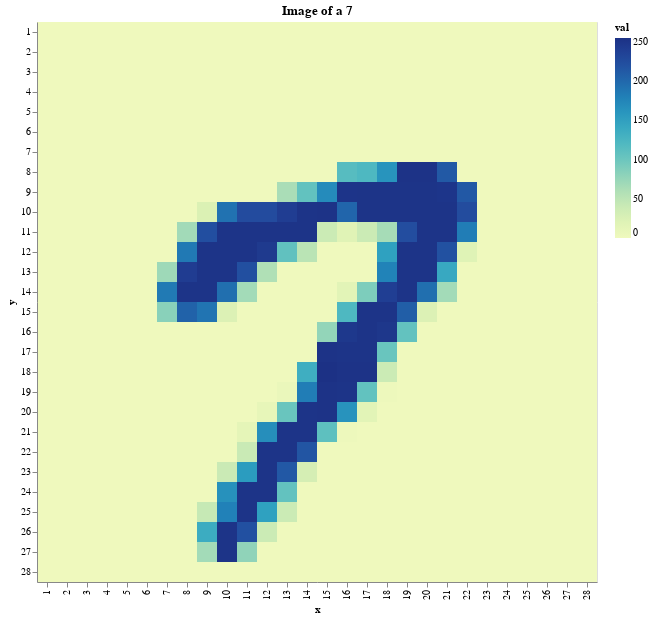

Here is the notebook cell this chart was saved with:
### Code cell
im = draw_image(15)
im

### Figure 1 — Vega-Lite specification as saved in the notebook (floating-point values rounded to 4 significant figures; data arrays with more than 128 entries replaced by an {"elided": "..."} marker saying what was removed)
{"config": {"view": {"continuousWidth": 400, "continuousHeight": 300}}, "data": {"name": "data-ec128c3f134caeed440c91b3a5ff4b82"}, "mark": "rect", "encoding": {"color": {"type": "quantitative", "field": "val"}, "fill": {"type": "quantitative", "field": "val"}, "tooltip": [{"type": "quantitative", "field": "x"}, {"type": "quantitative", "field": "y"}, {"type": "quantitative", "field": "val"}], "x": {"type": "ordinal", "field": "x"}, "y": {"type": "ordinal", "field": "y"}}, "title": "Image of a 7", "$schema": "https://vega.github.io/schema/vega-lite/v4.8.1.json", "datasets": {"data-ec128c3f134caeed440c91b3a5ff4b82": {"elided": "784 records"}}}
